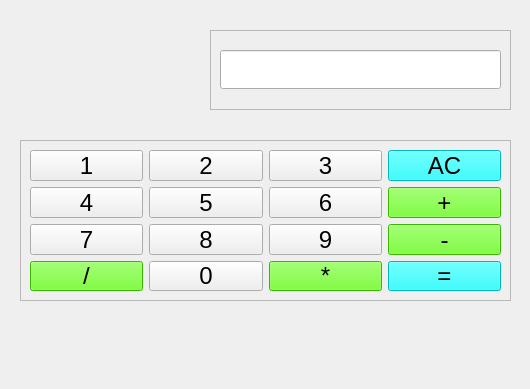
<?xml version="1.0" encoding="UTF-8"?>
<ui version="4.0">
 <class>MainWindow</class>
 <widget class="QMainWindow" name="MainWindow">
  <property name="geometry">
   <rect>
    <x>0</x>
    <y>0</y>
    <width>530</width>
    <height>389</height>
   </rect>
  </property>
  <property name="maximumSize">
   <size>
    <width>16777215</width>
    <height>16777215</height>
   </size>
  </property>
  <property name="windowTitle">
   <string>calculator</string>
  </property>
  <widget class="QWidget" name="centralwidget">
   <widget class="QFrame" name="top_frame">
    <property name="geometry">
     <rect>
      <x>210</x>
      <y>30</y>
      <width>301</width>
      <height>80</height>
     </rect>
    </property>
    <property name="maximumSize">
     <size>
      <width>16777215</width>
      <height>80</height>
     </size>
    </property>
    <property name="frameShape">
     <enum>QFrame::StyledPanel</enum>
    </property>
    <property name="frameShadow">
     <enum>QFrame::Raised</enum>
    </property>
    <layout class="QVBoxLayout" name="verticalLayout">
     <item>
      <widget class="QLineEdit" name="answerbox">
       <property name="font">
        <font>
         <pointsize>20</pointsize>
        </font>
       </property>
       <property name="alignment">
        <set>Qt::AlignRight|Qt::AlignTrailing|Qt::AlignVCenter</set>
       </property>
      </widget>
     </item>
    </layout>
   </widget>
   <widget class="QFrame" name="bottom_frame">
    <property name="geometry">
     <rect>
      <x>20</x>
      <y>140</y>
      <width>491</width>
      <height>161</height>
     </rect>
    </property>
    <property name="maximumSize">
     <size>
      <width>16777215</width>
      <height>300</height>
     </size>
    </property>
    <property name="frameShape">
     <enum>QFrame::StyledPanel</enum>
    </property>
    <property name="frameShadow">
     <enum>QFrame::Raised</enum>
    </property>
    <layout class="QGridLayout" name="gridLayout">
     <item row="0" column="0">
      <widget class="QPushButton" name="Btn_1">
       <property name="font">
        <font>
         <pointsize>18</pointsize>
        </font>
       </property>
       <property name="text">
        <string>1</string>
       </property>
      </widget>
     </item>
     <item row="0" column="1">
      <widget class="QPushButton" name="Btn_2">
       <property name="font">
        <font>
         <pointsize>18</pointsize>
        </font>
       </property>
       <property name="text">
        <string>2</string>
       </property>
      </widget>
     </item>
     <item row="0" column="2">
      <widget class="QPushButton" name="Btn_3">
       <property name="font">
        <font>
         <pointsize>18</pointsize>
        </font>
       </property>
       <property name="text">
        <string>3</string>
       </property>
      </widget>
     </item>
     <item row="0" column="3">
      <widget class="QPushButton" name="Btn_AC">
       <property name="font">
        <font>
         <pointsize>18</pointsize>
        </font>
       </property>
       <property name="styleSheet">
        <string notr="true">background-color: rgb(0, 255, 255);</string>
       </property>
       <property name="text">
        <string>AC</string>
       </property>
      </widget>
     </item>
     <item row="1" column="0">
      <widget class="QPushButton" name="Btn_4">
       <property name="font">
        <font>
         <pointsize>18</pointsize>
        </font>
       </property>
       <property name="text">
        <string>4</string>
       </property>
      </widget>
     </item>
     <item row="1" column="1">
      <widget class="QPushButton" name="Btn_5">
       <property name="font">
        <font>
         <pointsize>18</pointsize>
        </font>
       </property>
       <property name="text">
        <string>5</string>
       </property>
      </widget>
     </item>
     <item row="1" column="2">
      <widget class="QPushButton" name="Btn_6">
       <property name="font">
        <font>
         <pointsize>18</pointsize>
        </font>
       </property>
       <property name="text">
        <string>6</string>
       </property>
      </widget>
     </item>
     <item row="1" column="3">
      <widget class="QPushButton" name="Btn_plus">
       <property name="font">
        <font>
         <pointsize>18</pointsize>
        </font>
       </property>
       <property name="styleSheet">
        <string notr="true">background-color: rgb(83, 255, 0);</string>
       </property>
       <property name="text">
        <string>+</string>
       </property>
      </widget>
     </item>
     <item row="2" column="0">
      <widget class="QPushButton" name="Btn_7">
       <property name="font">
        <font>
         <pointsize>18</pointsize>
        </font>
       </property>
       <property name="text">
        <string>7</string>
       </property>
      </widget>
     </item>
     <item row="2" column="1">
      <widget class="QPushButton" name="Btn_8">
       <property name="font">
        <font>
         <pointsize>18</pointsize>
        </font>
       </property>
       <property name="text">
        <string>8</string>
       </property>
      </widget>
     </item>
     <item row="2" column="2">
      <widget class="QPushButton" name="Btn_9">
       <property name="font">
        <font>
         <pointsize>18</pointsize>
        </font>
       </property>
       <property name="text">
        <string>9</string>
       </property>
      </widget>
     </item>
     <item row="2" column="3">
      <widget class="QPushButton" name="Btn_minus">
       <property name="font">
        <font>
         <pointsize>18</pointsize>
        </font>
       </property>
       <property name="styleSheet">
        <string notr="true">background-color: rgb(83, 255, 0);
</string>
       </property>
       <property name="text">
        <string>-</string>
       </property>
      </widget>
     </item>
     <item row="3" column="0">
      <widget class="QPushButton" name="Btn_divide">
       <property name="font">
        <font>
         <pointsize>18</pointsize>
        </font>
       </property>
       <property name="styleSheet">
        <string notr="true">background-color: rgb(83, 255, 0);
</string>
       </property>
       <property name="text">
        <string>/</string>
       </property>
      </widget>
     </item>
     <item row="3" column="1">
      <widget class="QPushButton" name="Btn_zero">
       <property name="font">
        <font>
         <pointsize>18</pointsize>
        </font>
       </property>
       <property name="text">
        <string>0</string>
       </property>
      </widget>
     </item>
     <item row="3" column="2">
      <widget class="QPushButton" name="Btn_multiply">
       <property name="font">
        <font>
         <pointsize>18</pointsize>
        </font>
       </property>
       <property name="styleSheet">
        <string notr="true">background-color: rgb(83, 255, 0);
</string>
       </property>
       <property name="text">
        <string>*</string>
       </property>
      </widget>
     </item>
     <item row="3" column="3">
      <widget class="QPushButton" name="Btn_equal">
       <property name="font">
        <font>
         <pointsize>18</pointsize>
        </font>
       </property>
       <property name="styleSheet">
        <string notr="true">background-color: rgb(0, 255, 255);</string>
       </property>
       <property name="text">
        <string>=</string>
       </property>
      </widget>
     </item>
    </layout>
   </widget>
  </widget>
 </widget>
 <resources/>
 <connections/>
</ui>
